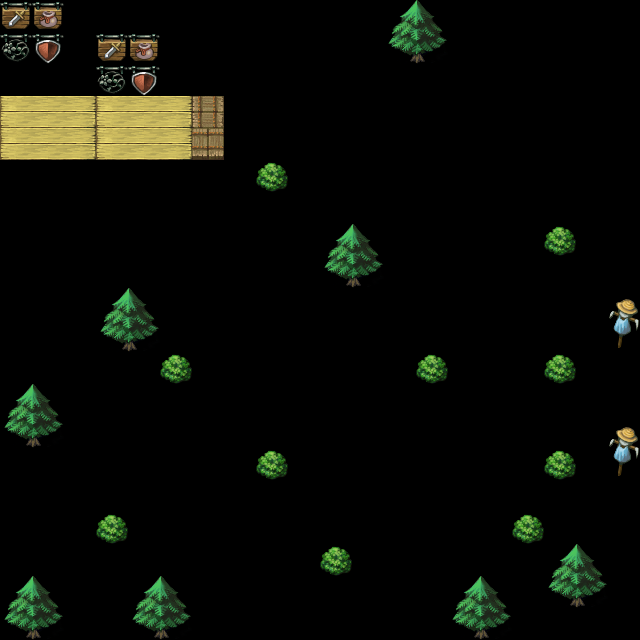

This game map was drawn from its Tiled (.tmx) file and the tilesets committed beside it. A one-line description and the trimmed map source follow:
An orthogonal 20x20 tile map with 32x32 px tiles, 1 tile layer (块层 1), 1 hidden layer not drawn and 5 objects.

<map version="1.0" orientation="orthogonal" renderorder="right-down" width="20" height="20" tilewidth="32" tileheight="32">
 <tileset firstgid="1" name="all" tilewidth="32" tileheight="32">
  <image source="all.png" width="512" height="512" />
 </tileset>
 <layer name="块层 1" width="20" height="20" opacity="0.97">
  <data>[400 cells, 68 non-empty, 16 distinct tile ids]</data>
 </layer>
 <layer name="块层 2" width="20" height="20" visible="0" opacity="0.2">
  <data>[400 cells, 392 non-empty, 13 distinct tile ids]</data>
 </layer>
 <objectgroup name="对象层 1">
  <object x="200" y="212.667" width="40" height="92" />
  <object x="260" y="284" width="69.3333" height="112.667" />
  <object x="315.333" y="74" width="70" height="87.3333">
   <ellipse />
  </object>
  <object x="320.667" y="422.667">
   <polygon points="0,0 76,12.6667 20,83.3333" />
  </object>
  <object x="138.667" y="483.333">
   <polyline points="0,0 36,-29.3333 78,-41.3333 89.3333,-70 132.667,-64 209.333,-88" />
  </object>
 </objectgroup>
</map>
